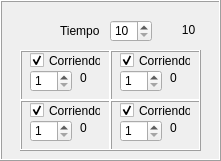
   <widget class="QFrame" name="frmHorno">
    <property name="geometry">
     <rect>
      <x>500</x>
      <y>160</y>
      <width>221</width>
      <height>161</height>
     </rect>
    </property>
    <property name="frameShape">
     <enum>QFrame::Shape::Box</enum>
    </property>
    <property name="frameShadow">
     <enum>QFrame::Shadow::Raised</enum>
    </property>
    <widget class="QSpinBox" name="sbxHorno">
     <property name="enabled">
      <bool>true</bool>
     </property>
     <property name="geometry">
      <rect>
       <x>110</x>
       <y>20</y>
       <width>42</width>
       <height>22</height>
      </rect>
     </property>
     <property name="minimum">
      <number>10</number>
     </property>
     <property name="maximum">
      <number>20</number>
     </property>
    </widget>
    <widget class="QLabel" name="lblTiempoHorno">
     <property name="geometry">
      <rect>
       <x>60</x>
       <y>20</y>
       <width>51</width>
       <height>21</height>
      </rect>
     </property>
     <property name="text">
      <string>Tiempo</string>
     </property>
    </widget>
    <widget class="QFrame" name="frmBandeja1">
     <property name="geometry">
      <rect>
       <x>20</x>
       <y>50</y>
       <width>91</width>
       <height>51</height>
      </rect>
     </property>
     <property name="frameShape">
      <enum>QFrame::Shape::Box</enum>
     </property>
     <property name="frameShadow">
      <enum>QFrame::Shadow::Raised</enum>
     </property>
     <widget class="QCheckBox" name="checkBoxBandeja1">
      <property name="geometry">
       <rect>
        <x>10</x>
        <y>0</y>
        <width>71</width>
        <height>21</height>
       </rect>
      </property>
      <property name="text">
       <string>Corriendo</string>
      </property>
      <property name="checked">
       <bool>true</bool>
      </property>
     </widget>
     <widget class="QSpinBox" name="sbxBandeja1">
      <property name="enabled">
       <bool>true</bool>
      </property>
      <property name="geometry">
       <rect>
        <x>10</x>
        <y>20</y>
        <width>42</width>
        <height>22</height>
       </rect>
      </property>
      <property name="minimum">
       <number>1</number>
      </property>
      <property name="maximum">
       <number>4</number>
      </property>
     </widget>
     <widget class="QLabel" name="lblContenido1">
      <property name="geometry">
       <rect>
        <x>60</x>
        <y>20</y>
        <width>21</width>
        <height>16</height>
       </rect>
      </property>
      <property name="text">
       <string>0</string>
      </property>
     </widget>
    </widget>
    <widget class="QFrame" name="frmBandeja2">
     <property name="geometry">
      <rect>
       <x>110</x>
       <y>50</y>
       <width>91</width>
       <height>51</height>
      </rect>
     </property>
     <property name="frameShape">
      <enum>QFrame::Shape::Box</enum>
     </property>
     <property name="frameShadow">
      <enum>QFrame::Shadow::Raised</enum>
     </property>
     <widget class="QCheckBox" name="checkBoxBandeja2">
      <property name="geometry">
       <rect>
        <x>10</x>
        <y>0</y>
        <width>71</width>
        <height>21</height>
       </rect>
      </property>
      <property name="text">
       <string>Corriendo</string>
      </property>
      <property name="checked">
       <bool>true</bool>
      </property>
     </widget>
     <widget class="QSpinBox" name="sbxBandeja2">
      <property name="enabled">
       <bool>true</bool>
      </property>
      <property name="geometry">
       <rect>
        <x>10</x>
        <y>20</y>
        <width>42</width>
        <height>22</height>
       </rect>
      </property>
      <property name="minimum">
       <number>1</number>
      </property>
      <property name="maximum">
       <number>4</number>
      </property>
     </widget>
     <widget class="QLabel" name="lblContenido2">
      <property name="geometry">
       <rect>
        <x>60</x>
        <y>20</y>
        <width>21</width>
        <height>16</height>
       </rect>
      </property>
      <property name="text">
       <string>0</string>
      </property>
     </widget>
    </widget>
    <widget class="QFrame" name="frmBandeja3">
     <property name="geometry">
      <rect>
       <x>20</x>
       <y>100</y>
       <width>91</width>
       <height>51</height>
      </rect>
     </property>
     <property name="frameShape">
      <enum>QFrame::Shape::Box</enum>
     </property>
     <property name="frameShadow">
      <enum>QFrame::Shadow::Raised</enum>
     </property>
     <widget class="QCheckBox" name="checkBoxBandeja3">
      <property name="geometry">
       <rect>
        <x>10</x>
        <y>0</y>
        <width>71</width>
        <height>21</height>
       </rect>
      </property>
      <property name="text">
       <string>Corriendo</string>
      </property>
      <property name="checked">
       <bool>true</bool>
      </property>
     </widget>
     <widget class="QSpinBox" name="sbxBandeja3">
      <property name="enabled">
       <bool>true</bool>
      </property>
      <property name="geometry">
       <rect>
        <x>10</x>
        <y>20</y>
        <width>42</width>
        <height>22</height>
       </rect>
      </property>
      <property name="minimum">
       <number>1</number>
      </property>
      <property name="maximum">
       <number>4</number>
      </property>
     </widget>
     <widget class="QLabel" name="lblContenido3">
      <property name="geometry">
       <rect>
        <x>60</x>
        <y>20</y>
        <width>21</width>
        <height>16</height>
       </rect>
      </property>
      <property name="text">
       <string>0</string>
      </property>
     </widget>
    </widget>
    <widget class="QFrame" name="frmBandeja4">
     <property name="geometry">
      <rect>
       <x>110</x>
       <y>100</y>
       <width>91</width>
       <height>51</height>
      </rect>
     </property>
     <property name="frameShape">
      <enum>QFrame::Shape::Box</enum>
     </property>
     <property name="frameShadow">
      <enum>QFrame::Shadow::Raised</enum>
     </property>
     <widget class="QCheckBox" name="checkBoxBandeja4">
      <property name="geometry">
       <rect>
        <x>10</x>
        <y>0</y>
        <width>71</width>
        <height>21</height>
       </rect>
      </property>
      <property name="text">
       <string>Corriendo</string>
      </property>
      <property name="checked">
       <bool>true</bool>
      </property>
     </widget>
     <widget class="QSpinBox" name="sbxBandeja4">
      <property name="enabled">
       <bool>true</bool>
      </property>
      <property name="geometry">
       <rect>
        <x>10</x>
        <y>20</y>
        <width>42</width>
        <height>22</height>
       </rect>
      </property>
      <property name="minimum">
       <number>1</number>
      </property>
      <property name="maximum">
       <number>4</number>
      </property>
     </widget>
     <widget class="QLabel" name="lblContenido4">
      <property name="geometry">
       <rect>
        <x>60</x>
        <y>20</y>
        <width>21</width>
        <height>16</height>
       </rect>
      </property>
      <property name="text">
       <string>0</string>
      </property>
     </widget>
    </widget>
    <widget class="QLabel" name="lblCountdownHorno">
     <property name="geometry">
      <rect>
       <x>170</x>
       <y>20</y>
       <width>37</width>
       <height>21</height>
      </rect>
     </property>
     <property name="text">
      <string>10</string>
     </property>
     <property name="textFormat">
      <enum>Qt::TextFormat::RichText</enum>
     </property>
     <property name="alignment">
      <set>Qt::AlignmentFlag::AlignCenter</set>
     </property>
    </widget>
   </widget>
